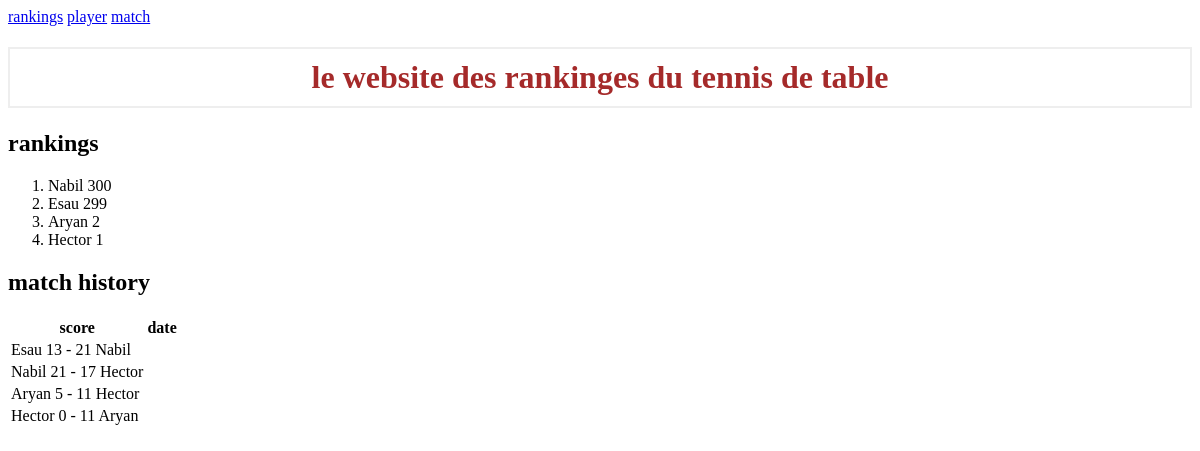
The page /rankings on the database as committed earlier.
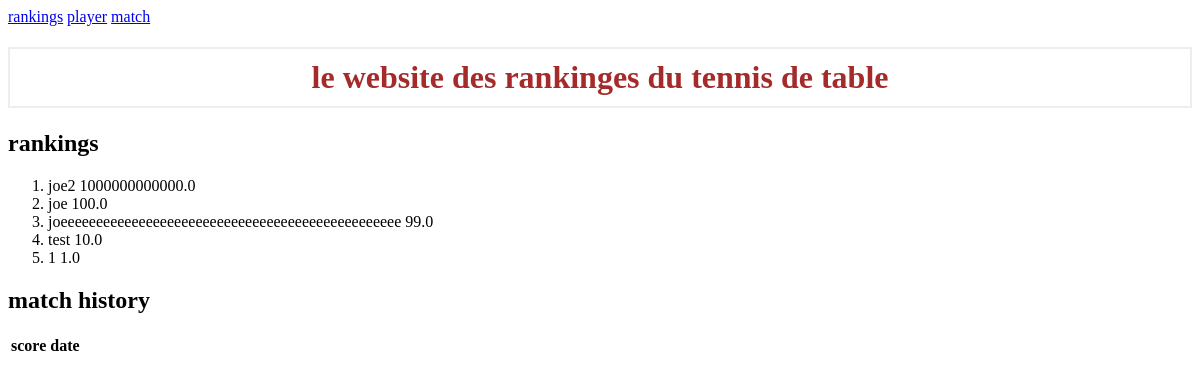
The same page on the database as committed later.
### tables this page shows
CREATE TABLE players (
    'name' TEXT PRIMARY KEY,
    'elo' REAL NOT NULL
);

CREATE TABLE matches (
    'id' INTEGER PRIMARY KEY AUTOINCREMENT,
    'player1' TEXT REFERENCES players('name'),
    'score1' INTEGER NOT NULL,
    'player2' TEXT REFERENCES players('name'),
    'score2' INTEGER NOT NULL,
    'date' DATE
);

### app.py (the view)
@app.route('/rankings')
def rankings():
    con = get_db_connection()
    players = con.execute('SELECT * FROM players ORDER BY elo DESC').fetchall()
    matches = con.execute('SELECT * FROM matches ORDER BY id DESC').fetchall()
    con.close()
    return render_template('rankings.html', players=players, matches=matches)

### app.py (called while the page is built)
def get_db_connection():
    con = sqlite3.connect('database.db')
    con.row_factory = sqlite3.Row
    return con

### templates/rankings.html
{% extends 'base.html' %}
{% block content %}
    <h2>rankings</h2>
    <ol>
        {% for player in players %}
            <li>{{ player['name'] }} {{ player['elo'] }}</li>
        {% endfor %}
    </ol>
    <h2>match history</h2>
    <table>
        <tr>
            <th>score</th>
            <th>date</th>
        </tr>
        {% for match in matches %}
        <tr>
            <td>{{ match['player1'] }} {{ match['score1'] }} - {{ match['score2'] }} {{ match['player2'] }}</td>
            <td>{{ match['date'] }}</td>
        </tr>
        {% endfor %}
    </table>
{% endblock %}

### templates/base.html (shortened to what this page needs)
<!DOCTYPE html>
<html lang="en">
    <head>
        <link rel="stylesheet" href="{{ url_for('static', filename= 'css/style.css') }}">
    </head>
    <body>
        <nav class="navbar">
            <a href="/rankings">rankings</a>
            <a href="/player">player</a>
            <a href="/match">match</a>
        </nav>
        <h1>le website des rankinges du tennis de table</h1>
        <div class="container">
            {% block content %} {% endblock %}
        </div>
    </body>
</html>

### static/css/style.css (style rules this page uses)
h1 { border: 2px #eee solid; color: brown; text-align: center; padding: 10px; }

Rows that differ between the two databases and show on the page:
removed players: name "Nabil", elo "300"
removed players: name "Esau", elo "299"
removed players: name "Aryan", elo "2"
removed players: name "Hector", elo "1"
removed matches: player1 "Esau", score1 "13", score2 "21", player2 "Nabil"
removed matches: player1 "Nabil", score1 "21", score2 "17", player2 "Hector"
removed matches: player1 "Aryan", score1 "5", score2 "11", player2 "Hector"
removed matches: player1 "Hector", score1 "0", score2 "11", player2 "Aryan"
added players: name "joe2", elo "1000000000000.0"
added players: name "joe", elo "100.0"
added players: name "joeeeeeeeeeeeeeeeeeeeeeeeeeeeeeeeeeeeeeeeeeeeeeeee", elo "99.0"
added players: name "test", elo "10.0"
added players: name "1", elo "1.0"
